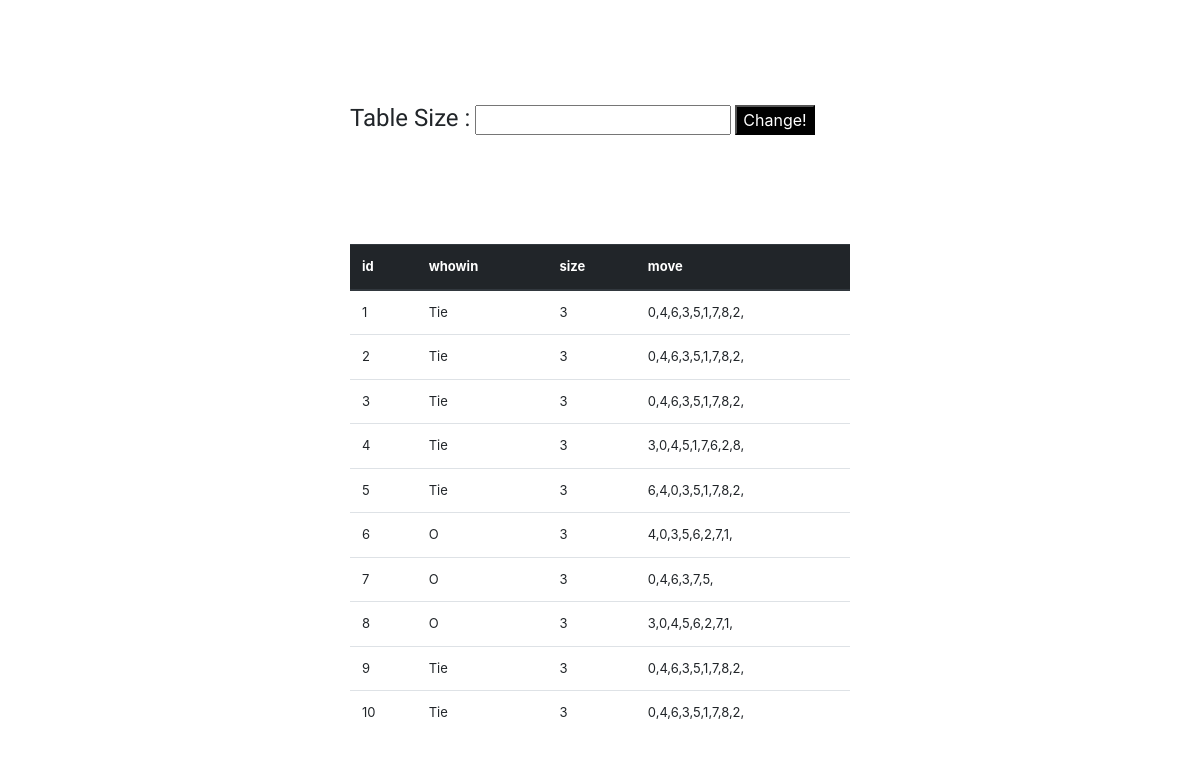
The page / on the database its author committed.
### tables this page shows
CREATE TABLE `game_1` (
  `id` int(5) NOT NULL,
  `win` int(5) NOT NULL,
  `move` varchar(50) NOT NULL,
  `size` int(5) NOT NULL
);

### index.php (the view, shortened to what this page needs)
<!DOCTYPE html>
<html>
<head >
    <link rel="stylesheet" href="style.css">
    <link rel="stylesheet" href="https://maxcdn.bootstrapcdn.com/bootstrap/4.0.0/css/bootstrap.min.css">
</head>
<body class='content'>
    <div id='first-div'>
        <div>
            <label for="num_xo" id="text_num">Table Size : </label>
            <input type="number" id="num_xo" min=3>
            <button onclick="changeXO()" id="play">Change!</button>
        </div>
        <div id='table-div'>
        </div>
    </div>
    <div id='sec-div'>
    <table class="table" id="data-table">
  <thead class="thead-dark">
    <tr >
      <th scope="col">id</th>
      <th scope="col">whowin</th>
      <th scope="col">size</th>
      <th scope="col">move</th>
    </tr>
  </thead>
        <?php
        $servername = 'localhost';
        $username = 'root';
        $mysqli = new mysqli($servername, $username, "", "xogame");
        if($mysqli === false){
            die("ERROR: Could not connect. " . $mysqli->connect_error);
        }$sql = "SELECT * FROM game_1";
        if($result = $mysqli->query($sql)){
            if($result->num_rows > 0){
                $count = 0;
                while($row = $result->fetch_array()){
                    $count++;
                        echo "<tr id='row" . $count . "'>";
                        echo "<td>" . $count . "</td>";
                        if($row['win']==-1) {
                            echo "<td>O</td>";
                        }else if($row['win'] ==1){
                            echo "<td>X</td>";
                        }else {
                            echo "<td>Tie</td>";
                        }
                        echo "<td>" . $row['size'] . "</td>";
                        echo "<td>" . $row['move'] . "</td>";
                    echo "</tr>";
                }
            } else{
                echo "No records matching your query were found.";
            }
        }
        ?>
    </table>
    </div>
</body>
</html>

### style.css (style rules this page uses)
#text_num { font-size:x-large; font-family: "Prompt", sans-serif; padding: auto; }
button { font-family: "Prompt", sans-serif; background-color: rgb(0, 0, 0); color: rgb(255, 255, 255); font-size:small; border-radius: 10px; cursor:pointer; }
.content { max-width: 500px; margin: auto; }
#first-div { padding-top: 20%; padding-bottom: 10%; }
#table-div { padding-top: 50px; }
#sec-div { font-size:small; }

### rows shown on the page
game_1: win "Tie", size "3", move "0,4,6,3,5,1,7,8,2,"
game_1: win "Tie", size "3", move "0,4,6,3,5,1,7,8,2,"
game_1: win "Tie", size "3", move "0,4,6,3,5,1,7,8,2,"
game_1: win "Tie", size "3", move "3,0,4,5,1,7,6,2,8,"
game_1: win "Tie", size "3", move "6,4,0,3,5,1,7,8,2,"
game_1: win "O", size "3", move "4,0,3,5,6,2,7,1,"
game_1: win "O", size "3", move "0,4,6,3,7,5,"
game_1: win "O", size "3", move "3,0,4,5,6,2,7,1,"
game_1: win "Tie", size "3", move "0,4,6,3,5,1,7,8,2,"
game_1: win "Tie", size "3", move "0,4,6,3,5,1,7,8,2,"
